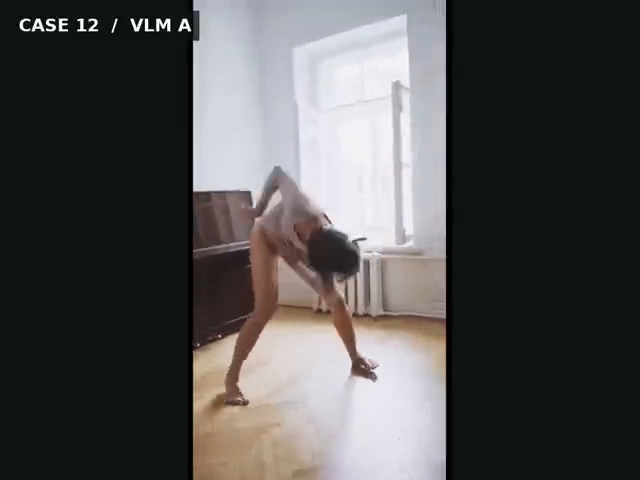
#> input picture frame 80 of media/vlm_three_cases_combined_fast.mp4, 640 x 480 px, given in place of reference.mp4, which was not available
$ python prepare_tile_controlnet_clean_case15.py
#> lines starting #> are read from the running program, lines starting #| are printed output that depends on the picture
"""Remove DD-warp ghosts outside the visible person, then apply official tile blur."""
import json,hashlib
from pathlib import Path
import cv2
import numpy as np
from PIL import Image
HERE=Path(__file__).resolve().parent;ref=HERE/'ttm_targetwarp_case15_c/reference.mp4';mask=HERE/'ttm_targetwarp_case15_c/person_mask.mp4';out=HERE/'tile_controlnet_case15_c_clean';out.mkdir(exist_ok=True)
a=cv2.VideoCapture(str(ref));b=cv2.VideoCapture(str(mask));fps=a.get(cv2.CAP_PROP_FPS);frames=[]
while True:
 ok,frame=a.read();mk,matte=b.read()
#> further down, frame is the input picture: shape (480, 640, 3); mean B, G, R 78.2, 80.4, 80.4
 if not ok:break
 assert mk and frame.shape==matte.shape
 # The case15 studio has a nearly uniform background. Sample only far corners.
 corners=np.concatenate([frame[:100,:100].reshape(-1,3),frame[:100,-100:].reshape(-1,3),frame[-100:,:100].reshape(-1,3),frame[-100:,-100:].reshape(-1,3)])
 background=np.median(corners,axis=0).astype(np.float32)
#> background = [15, 19, 14]
 alpha=(cv2.cvtColor(matte,cv2.COLOR_BGR2GRAY).astype(np.float32)/255).clip(0,1)
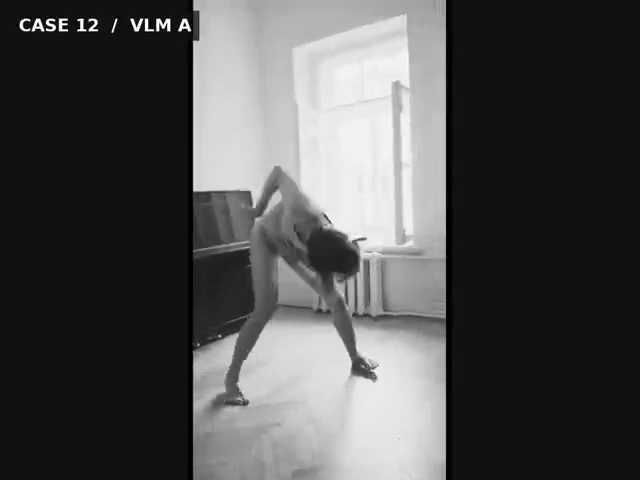
#> alpha: shape (480, 640) float32; min 0, max 1, mean 0.314
 alpha=cv2.GaussianBlur(alpha,(7,7),1.5)[:,:,None]
#> alpha: shape (480, 640, 1) float32
 clean=(frame.astype(np.float32)*alpha+background[None,None,:]*(1-alpha)).clip(0,255).astype(np.uint8)
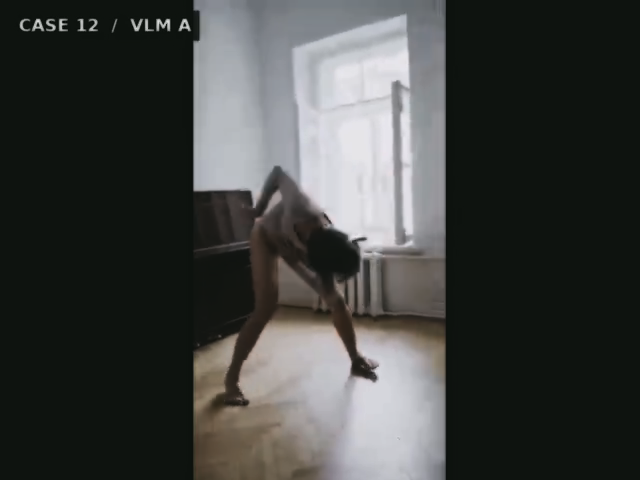
#> clean: shape (480, 640, 3); mean B, G, R 63.6, 66, 63.7
 image=Image.fromarray(cv2.cvtColor(clean,cv2.COLOR_BGR2RGB));w,h=image.size
#> after `w, h = image.size`: w = 640; h = 480
 image=image.resize((w//4,h//4));image=Image.fromarray(cv2.GaussianBlur(np.asarray(image),(5,5),sigmaX=2));image=image.resize((w,h))
#> after `image = image.resize((w // 4, h // 4))`:
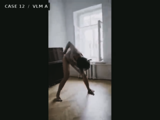
#> image: PIL image 160x120 RGB; mean R, G, B 63.7, 66, 63.6
#> after `image = Image.fromarray(cv2.GaussianBlur(np.asarray(image), (5, 5), si`:
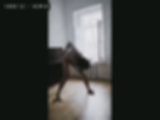
#> image: PIL image 160x120 RGB; mean R, G, B 63.7, 66, 63.6
 frames.append(cv2.cvtColor(np.asarray(image),cv2.COLOR_RGB2BGR))
a.release();b.release();assert len(frames)==17
video=out/'control.mp4';writer=cv2.VideoWriter(str(video),cv2.VideoWriter_fourcc(*'mp4v'),fps,(w,h));assert writer.isOpened()
for x in frames:writer.write(x)
writer.release()
def sha(p):return hashlib.sha256(Path(p).read_bytes()).hexdigest()
manifest={'source':str(ref),'person_mask':str(mask),'control_video':str(video),'frames':17,'fps':fps,'source_sha256':sha(ref),'mask_sha256':sha(mask),'control_video_sha256':sha(video),'method':'Local visible-person matte removes DD target-warp ghosts outside body; background filled with corner median, then exact TheDenk README tile blur resize/5x5 Gaussian/resize. Estimated input, not ground truth.'}
(out/'manifest.json').write_text(json.dumps(manifest,indent=2)+'\n');print(video,video.stat().st_size)
